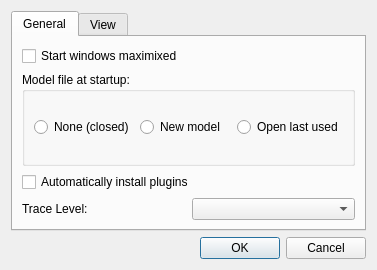
<?xml version="1.0" encoding="UTF-8"?>
<ui version="4.0">
 <class>DialogSystemPreferences</class>
 <widget class="QDialog" name="DialogSystemPreferences">
  <property name="geometry">
   <rect>
    <x>0</x>
    <y>0</y>
    <width>377</width>
    <height>270</height>
   </rect>
  </property>
  <property name="minimumSize">
   <size>
    <width>0</width>
    <height>270</height>
   </size>
  </property>
  <property name="windowTitle">
   <string>System Preferences</string>
  </property>
  <layout class="QVBoxLayout" name="verticalLayout">
   <item>
    <widget class="QTabWidget" name="tabWidget">
     <property name="currentIndex">
      <number>0</number>
     </property>
     <widget class="QWidget" name="tab1">
      <attribute name="title">
       <string>General</string>
      </attribute>
      <layout class="QVBoxLayout" name="verticalLayout_2">
       <item>
        <widget class="QCheckBox" name="checkBox_2">
         <property name="text">
          <string>Start windows maximixed</string>
         </property>
        </widget>
       </item>
       <item>
        <widget class="QGroupBox" name="groupBox">
         <property name="sizePolicy">
          <sizepolicy hsizetype="Preferred" vsizetype="Minimum">
           <horstretch>0</horstretch>
           <verstretch>0</verstretch>
          </sizepolicy>
         </property>
         <property name="minimumSize">
          <size>
           <width>0</width>
           <height>70</height>
          </size>
         </property>
         <property name="title">
          <string>Model file at startup:</string>
         </property>
         <layout class="QHBoxLayout" name="horizontalLayout_2">
          <item>
           <widget class="QRadioButton" name="radioButton_3">
            <property name="text">
             <string>None (closed)</string>
            </property>
           </widget>
          </item>
          <item>
           <widget class="QRadioButton" name="radioButton_2">
            <property name="text">
             <string>New model</string>
            </property>
           </widget>
          </item>
          <item>
           <widget class="QRadioButton" name="radioButton">
            <property name="text">
             <string>Open last used</string>
            </property>
           </widget>
          </item>
         </layout>
        </widget>
       </item>
       <item>
        <widget class="QCheckBox" name="checkBox">
         <property name="text">
          <string>Automatically install plugins</string>
         </property>
        </widget>
       </item>
       <item>
        <layout class="QHBoxLayout" name="horizontalLayout">
         <item>
          <widget class="QLabel" name="label">
           <property name="text">
            <string>Trace Level:</string>
           </property>
          </widget>
         </item>
         <item>
          <widget class="QComboBox" name="comboBox"/>
         </item>
        </layout>
       </item>
      </layout>
     </widget>
     <widget class="QWidget" name="tab2">
      <attribute name="title">
       <string>View</string>
      </attribute>
     </widget>
    </widget>
   </item>
   <item>
    <widget class="QDialogButtonBox" name="buttonBox">
     <property name="orientation">
      <enum>Qt::Horizontal</enum>
     </property>
     <property name="standardButtons">
      <set>QDialogButtonBox::Cancel|QDialogButtonBox::Ok</set>
     </property>
    </widget>
   </item>
  </layout>
 </widget>
 <resources/>
 <connections>
  <connection>
   <sender>buttonBox</sender>
   <signal>accepted()</signal>
   <receiver>DialogSystemPreferences</receiver>
   <slot>accept()</slot>
   <hints>
    <hint type="sourcelabel">
     <x>248</x>
     <y>254</y>
    </hint>
    <hint type="destinationlabel">
     <x>157</x>
     <y>274</y>
    </hint>
   </hints>
  </connection>
  <connection>
   <sender>buttonBox</sender>
   <signal>rejected()</signal>
   <receiver>DialogSystemPreferences</receiver>
   <slot>reject()</slot>
   <hints>
    <hint type="sourcelabel">
     <x>316</x>
     <y>260</y>
    </hint>
    <hint type="destinationlabel">
     <x>286</x>
     <y>274</y>
    </hint>
   </hints>
  </connection>
 </connections>
</ui>
